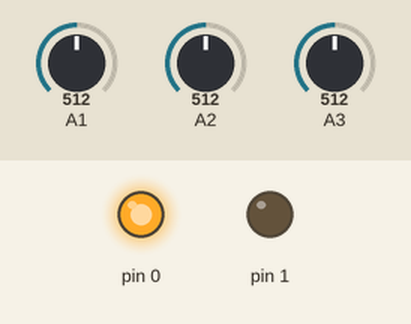
Simulated run of this sketch. Board: Arduino Uno, built with avr-gcc and run on an emulated ATmega328P. Shown: output pins drawn as LEDs (lit = HIGH). The inputs (shaded band) are chosen by the test bench; at power-on: A1 = 512, A2 = 512, A3 = 512.

Above: at 0.5 s.
At 4.8 s:
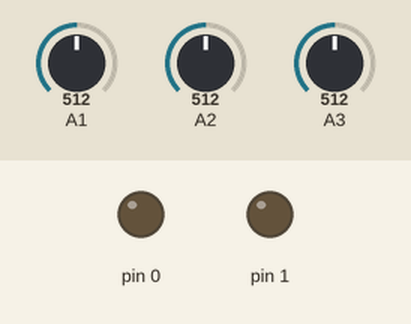
At 8.8 s:
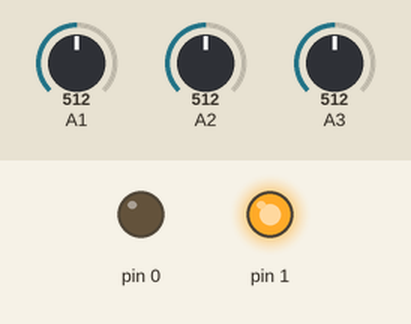
Timing chart, 0 to 14.4 s (numbered marks = the images above):
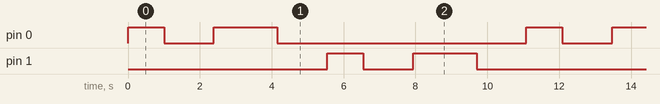

The sketch:

motor_tests.ino
```cpp
#include <LineFollower.h>

#define TEST_DELAY 1000.0

void test_motor(const int);
void motor_spin_test(const int);
void motor_speed_test(const int);

void setup() {
  LineFollower::reset();
}

void loop() {
  test_motor(LEFT_MOTOR_PIN);
  test_motor(RIGHT_MOTOR_PIN);
}

void test_motor(const int motor_speed_pin) {
  motor_spin_test(motor_speed_pin);
  delay(TEST_DELAY);
  motor_speed_test(motor_speed_pin);
  delay(TEST_DELAY);
}

void motor_spin_test(const int motor_speed_pin) {
  analogWrite(motor_speed_pin, 255);
  delay(TEST_DELAY);
  analogWrite(motor_speed_pin, 0);
}

void motor_speed_test(const int motor_speed_pin) {
  // Ramp up the motor's speed linearly from 0-100% over 1 second.
  int i = 0;
  for (i = 0; i < 256; i++) {
    analogWrite(motor_speed_pin, i);
    delay(1000.0 / 256.0);
  }

  // Hold the max speed for 1 second.
  delay(1000.0);

  // Reduce the motor's speed linearly from 100-0% over 1 second.
  for (i = 255; i >= 0; i--) {
    analogWrite(motor_speed_pin, i);
    delay(1000.0 / 256.0);
  }
}
```

Measured:
- by itself, pin 0, pin 1: repeats every 11.1 s: LOW 1.4 s, HIGH 1.8 s, LOW 6.9 s, HIGH 1.0 s
- by itself, everything shown: repeats every 11.1 s, in 8 steps
